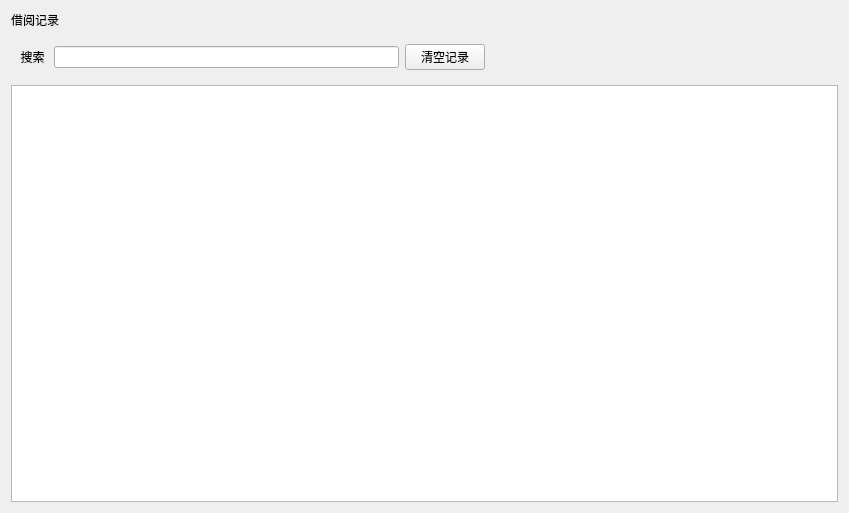
<?xml version="1.0" encoding="UTF-8"?>
<ui version="4.0">
 <class>RecordMgr</class>
 <widget class="QWidget" name="RecordMgr">
  <property name="geometry">
   <rect>
    <x>0</x>
    <y>0</y>
    <width>849</width>
    <height>513</height>
   </rect>
  </property>
  <property name="windowTitle">
   <string>Form</string>
  </property>
  <property name="name" stdset="0">
   <string>bg</string>
  </property>
  <layout class="QGridLayout" name="gridLayout_2">
   <item row="0" column="0">
    <widget class="QLabel" name="lb_title">
     <property name="text">
      <string>借阅记录</string>
     </property>
     <property name="name" stdset="0">
      <string>title</string>
     </property>
    </widget>
   </item>
   <item row="1" column="0">
    <widget class="QWidget" name="widget" native="true">
     <layout class="QGridLayout" name="gridLayout">
      <item row="0" column="1">
       <widget class="QLineEdit" name="le_srch">
        <property name="name" stdset="0">
         <string>le</string>
        </property>
       </widget>
      </item>
      <item row="0" column="0">
       <widget class="QLabel" name="label">
        <property name="text">
         <string>搜索 </string>
        </property>
        <property name="alignment">
         <set>Qt::AlignmentFlag::AlignRight|Qt::AlignmentFlag::AlignTrailing|Qt::AlignmentFlag::AlignVCenter</set>
        </property>
        <property name="name" stdset="0">
         <string>lb</string>
        </property>
       </widget>
      </item>
      <item row="0" column="4">
       <spacer name="horizontalSpacer">
        <property name="orientation">
         <enum>Qt::Orientation::Horizontal</enum>
        </property>
        <property name="sizeHint" stdset="0">
         <size>
          <width>40</width>
          <height>20</height>
         </size>
        </property>
       </spacer>
      </item>
      <item row="0" column="2">
       <widget class="QPushButton" name="btn_clr">
        <property name="text">
         <string>清空记录</string>
        </property>
        <property name="name" stdset="0">
         <string>btn</string>
        </property>
       </widget>
      </item>
     </layout>
    </widget>
   </item>
   <item row="2" column="0">
    <widget class="QTableView" name="tableView">
     <property name="name" stdset="0">
      <string>table</string>
     </property>
    </widget>
   </item>
  </layout>
 </widget>
 <resources/>
 <connections/>
</ui>
